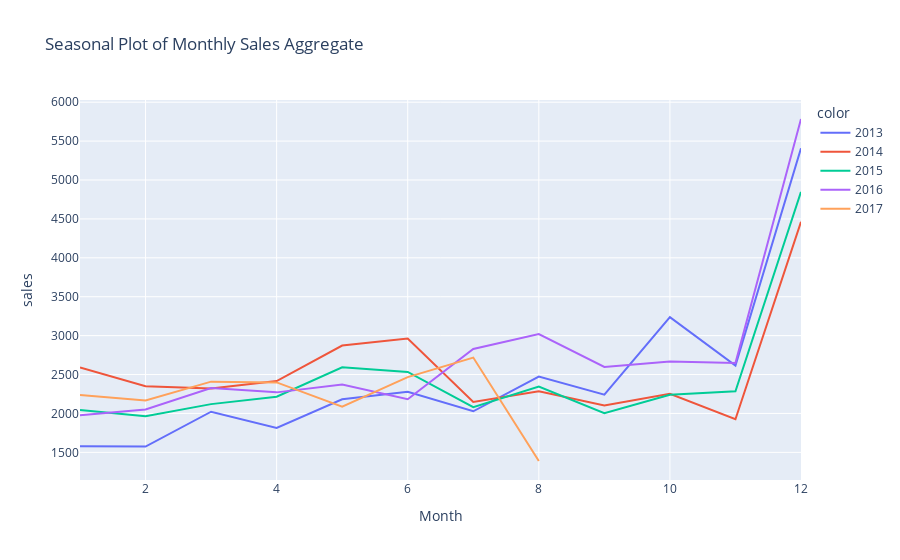

The cell this chart's notebook holds for it:
### Markdown cell above
#### Seasonal plots

### Code cell
fig = px.line(alcohol, x=alcohol["date"].dt.month, y=alcohol["sales"], color=alcohol["date"].dt.year.astype(str),
              labels={"Date": "Month"},
              title="Seasonal Plot of Monthly Sales")
fig = px.line(agg_sales, x="month", y="sales", color=agg_sales["year"].astype(str),
              labels={"month": "Month"},
              title="Seasonal Plot of Monthly Sales Aggregate")

fig.show()

### Figure 1 — Plotly figure (JSON) as saved in the notebook; plotly's stock layout.template omitted (floating-point values rounded to 4 significant figures)
{"data": [{"hovertemplate": "color=2013<br>Month=%{x}<br>sales=%{y}<extra></extra>", "legendgroup": "2013", "line": {"color": "#636efa", "dash": "solid"}, "marker": {"symbol": "circle"}, "mode": "lines", "name": "2013", "orientation": "v", "showlegend": true, "type": "scatter", "x": [1, 2, 3, 4, 5, 6, 7, 8, 9, 10, 11, 12], "xaxis": "x", "y": [1579, 1575, 2022, 1814, 2183, 2279, 2028, 2474, 2242, 3237, 2616, 5407], "yaxis": "y"}, {"hovertemplate": "color=2014<br>Month=%{x}<br>sales=%{y}<extra></extra>", "legendgroup": "2014", "line": {"color": "#EF553B", "dash": "solid"}, "marker": {"symbol": "circle"}, "mode": "lines", "name": "2014", "orientation": "v", "showlegend": true, "type": "scatter", "x": [1, 2, 3, 4, 5, 6, 7, 8, 9, 10, 11, 12], "xaxis": "x", "y": [2591, 2349, 2322, 2416, 2873, 2963, 2148, 2284, 2103, 2252, 1926, 4462], "yaxis": "y"}, {"hovertemplate": "color=2015<br>Month=%{x}<br>sales=%{y}<extra></extra>", "legendgroup": "2015", "line": {"color": "#00cc96", "dash": "solid"}, "marker": {"symbol": "circle"}, "mode": "lines", "name": "2015", "orientation": "v", "showlegend": true, "type": "scatter", "x": [1, 2, 3, 4, 5, 6, 7, 8, 9, 10, 11, 12], "xaxis": "x", "y": [2044, 1963, 2120, 2216, 2594, 2533, 2081, 2347, 2003, 2239, 2285, 4847], "yaxis": "y"}, {"hovertemplate": "color=2016<br>Month=%{x}<br>sales=%{y}<extra></extra>", "legendgroup": "2016", "line": {"color": "#ab63fa", "dash": "solid"}, "marker": {"symbol": "circle"}, "mode": "lines", "name": "2016", "orientation": "v", "showlegend": true, "type": "scatter", "x": [1, 2, 3, 4, 5, 6, 7, 8, 9, 10, 11, 12], "xaxis": "x", "y": [1976, 2051, 2326, 2271, 2372, 2183, 2828, 3020, 2597, 2669, 2648, 5784], "yaxis": "y"}, {"hovertemplate": "color=2017<br>Month=%{x}<br>sales=%{y}<extra></extra>", "legendgroup": "2017", "line": {"color": "#FFA15A", "dash": "solid"}, "marker": {"symbol": "circle"}, "mode": "lines", "name": "2017", "orientation": "v", "showlegend": true, "type": "scatter", "x": [1, 2, 3, 4, 5, 6, 7, 8], "xaxis": "x", "y": [2238, 2168, 2409, 2399, 2086, 2467, 2718, 1389], "yaxis": "y"}], "layout": {"autosize": true, "legend": {"title": {"text": "color"}, "tracegroupgap": 0}, "title": {"text": "Seasonal Plot of Monthly Sales Aggregate"}, "xaxis": {"anchor": "y", "autorange": true, "domain": [0, 1], "range": [1, 12], "title": {"text": "Month"}, "type": "linear"}, "yaxis": {"anchor": "x", "autorange": true, "domain": [0, 1], "range": [1145.0, 6028.0], "title": {"text": "sales"}, "type": "linear"}}}
